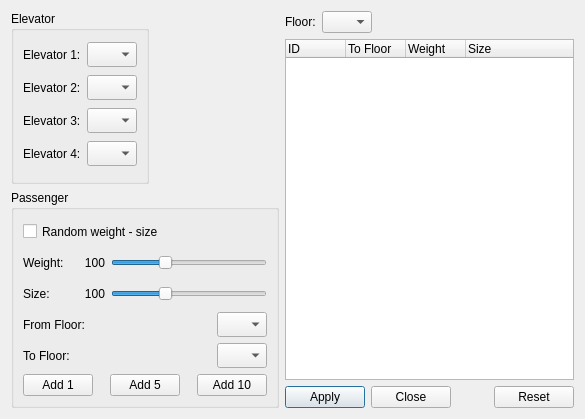
<?xml version="1.0" encoding="UTF-8"?>
<ui version="4.0">
 <class>SettingDialog</class>
 <widget class="QDialog" name="SettingDialog">
  <property name="geometry">
   <rect>
    <x>0</x>
    <y>0</y>
    <width>585</width>
    <height>419</height>
   </rect>
  </property>
  <property name="windowTitle">
   <string>Dialog</string>
  </property>
  <layout class="QGridLayout" name="gridLayout_3">
   <item row="0" column="2" rowspan="2">
    <layout class="QVBoxLayout" name="verticalLayout">
     <item>
      <layout class="QHBoxLayout" name="horizontalLayout_2">
       <item>
        <widget class="QLabel" name="label_5">
         <property name="maximumSize">
          <size>
           <width>75</width>
           <height>25</height>
          </size>
         </property>
         <property name="text">
          <string>Floor:</string>
         </property>
        </widget>
       </item>
       <item>
        <widget class="QComboBox" name="floorComboBox">
         <property name="maximumSize">
          <size>
           <width>50</width>
           <height>25</height>
          </size>
         </property>
        </widget>
       </item>
       <item>
        <spacer name="horizontalSpacer_6">
         <property name="orientation">
          <enum>Qt::Horizontal</enum>
         </property>
         <property name="sizeHint" stdset="0">
          <size>
           <width>32</width>
           <height>17</height>
          </size>
         </property>
        </spacer>
       </item>
      </layout>
     </item>
     <item>
      <widget class="QTreeWidget" name="treeWidget">
       <property name="minimumSize">
        <size>
         <width>0</width>
         <height>300</height>
        </size>
       </property>
       <property name="columnCount">
        <number>4</number>
       </property>
       <attribute name="headerDefaultSectionSize">
        <number>60</number>
       </attribute>
       <attribute name="headerMinimumSectionSize">
        <number>60</number>
       </attribute>
       <column>
        <property name="text">
         <string>ID</string>
        </property>
       </column>
       <column>
        <property name="text">
         <string>To Floor</string>
        </property>
       </column>
       <column>
        <property name="text">
         <string>Weight</string>
        </property>
       </column>
       <column>
        <property name="text">
         <string>Size</string>
        </property>
       </column>
      </widget>
     </item>
    </layout>
   </item>
   <item row="0" column="1">
    <spacer name="horizontalSpacer_5">
     <property name="orientation">
      <enum>Qt::Horizontal</enum>
     </property>
     <property name="sizeHint" stdset="0">
      <size>
       <width>111</width>
       <height>20</height>
      </size>
     </property>
    </spacer>
   </item>
   <item row="0" column="0">
    <widget class="QGroupBox" name="groupBox_2">
     <property name="title">
      <string>Elevator</string>
     </property>
     <layout class="QGridLayout" name="gridLayout_2">
      <item row="0" column="0">
       <widget class="QLabel" name="label">
        <property name="maximumSize">
         <size>
          <width>75</width>
          <height>25</height>
         </size>
        </property>
        <property name="text">
         <string>Elevator 1:</string>
        </property>
       </widget>
      </item>
      <item row="0" column="1">
       <widget class="QComboBox" name="elevator1ComboBox">
        <property name="maximumSize">
         <size>
          <width>50</width>
          <height>25</height>
         </size>
        </property>
       </widget>
      </item>
      <item row="1" column="0">
       <widget class="QLabel" name="label_2">
        <property name="maximumSize">
         <size>
          <width>75</width>
          <height>25</height>
         </size>
        </property>
        <property name="text">
         <string>Elevator 2:</string>
        </property>
       </widget>
      </item>
      <item row="1" column="1">
       <widget class="QComboBox" name="elevator2ComboBox">
        <property name="maximumSize">
         <size>
          <width>50</width>
          <height>25</height>
         </size>
        </property>
       </widget>
      </item>
      <item row="2" column="0">
       <widget class="QLabel" name="label_3">
        <property name="maximumSize">
         <size>
          <width>75</width>
          <height>25</height>
         </size>
        </property>
        <property name="text">
         <string>Elevator 3:</string>
        </property>
       </widget>
      </item>
      <item row="2" column="1">
       <widget class="QComboBox" name="elevator3ComboBox">
        <property name="maximumSize">
         <size>
          <width>50</width>
          <height>25</height>
         </size>
        </property>
       </widget>
      </item>
      <item row="3" column="0">
       <widget class="QLabel" name="label_4">
        <property name="maximumSize">
         <size>
          <width>75</width>
          <height>25</height>
         </size>
        </property>
        <property name="text">
         <string>Elevator 4:</string>
        </property>
       </widget>
      </item>
      <item row="3" column="1">
       <widget class="QComboBox" name="elevator4ComboBox">
        <property name="maximumSize">
         <size>
          <width>50</width>
          <height>25</height>
         </size>
        </property>
       </widget>
      </item>
     </layout>
    </widget>
   </item>
   <item row="2" column="2">
    <layout class="QHBoxLayout" name="horizontalLayout_3">
     <item>
      <widget class="QPushButton" name="okButton">
       <property name="text">
        <string>Apply</string>
       </property>
      </widget>
     </item>
     <item>
      <widget class="QPushButton" name="cancelButton">
       <property name="text">
        <string>Close</string>
       </property>
      </widget>
     </item>
     <item>
      <spacer name="horizontalSpacer_4">
       <property name="orientation">
        <enum>Qt::Horizontal</enum>
       </property>
       <property name="sizeHint" stdset="0">
        <size>
         <width>40</width>
         <height>20</height>
        </size>
       </property>
      </spacer>
     </item>
     <item>
      <widget class="QPushButton" name="resetButton">
       <property name="text">
        <string>Reset</string>
       </property>
      </widget>
     </item>
    </layout>
   </item>
   <item row="1" column="0" rowspan="2" colspan="2">
    <widget class="QGroupBox" name="groupBox">
     <property name="maximumSize">
      <size>
       <width>300</width>
       <height>16777215</height>
      </size>
     </property>
     <property name="title">
      <string>Passenger</string>
     </property>
     <layout class="QVBoxLayout" name="verticalLayout_2">
      <item>
       <widget class="QCheckBox" name="checkBox">
        <property name="minimumSize">
         <size>
          <width>0</width>
          <height>25</height>
         </size>
        </property>
        <property name="maximumSize">
         <size>
          <width>16777215</width>
          <height>25</height>
         </size>
        </property>
        <property name="layoutDirection">
         <enum>Qt::LeftToRight</enum>
        </property>
        <property name="text">
         <string>Random weight - size</string>
        </property>
        <property name="tristate">
         <bool>false</bool>
        </property>
       </widget>
      </item>
      <item>
       <layout class="QGridLayout" name="gridLayout_4">
        <item row="0" column="0">
         <widget class="QLabel" name="label_7">
          <property name="minimumSize">
           <size>
            <width>0</width>
            <height>25</height>
           </size>
          </property>
          <property name="maximumSize">
           <size>
            <width>55</width>
            <height>25</height>
           </size>
          </property>
          <property name="text">
           <string>Weight:</string>
          </property>
         </widget>
        </item>
        <item row="0" column="1">
         <widget class="QLabel" name="passengerWeightLabel">
          <property name="minimumSize">
           <size>
            <width>35</width>
            <height>0</height>
           </size>
          </property>
          <property name="maximumSize">
           <size>
            <width>35</width>
            <height>25</height>
           </size>
          </property>
          <property name="text">
           <string>100</string>
          </property>
          <property name="alignment">
           <set>Qt::AlignRight|Qt::AlignTrailing|Qt::AlignVCenter</set>
          </property>
         </widget>
        </item>
        <item row="0" column="2">
         <widget class="QSlider" name="passengerWeightSlider">
          <property name="minimumSize">
           <size>
            <width>100</width>
            <height>0</height>
           </size>
          </property>
          <property name="minimum">
           <number>30</number>
          </property>
          <property name="maximum">
           <number>120</number>
          </property>
          <property name="singleStep">
           <number>1</number>
          </property>
          <property name="value">
           <number>60</number>
          </property>
          <property name="tracking">
           <bool>true</bool>
          </property>
          <property name="orientation">
           <enum>Qt::Horizontal</enum>
          </property>
          <property name="invertedAppearance">
           <bool>false</bool>
          </property>
          <property name="invertedControls">
           <bool>false</bool>
          </property>
          <property name="tickPosition">
           <enum>QSlider::NoTicks</enum>
          </property>
          <property name="tickInterval">
           <number>0</number>
          </property>
         </widget>
        </item>
        <item row="1" column="0">
         <widget class="QLabel" name="label_8">
          <property name="minimumSize">
           <size>
            <width>0</width>
            <height>25</height>
           </size>
          </property>
          <property name="maximumSize">
           <size>
            <width>55</width>
            <height>25</height>
           </size>
          </property>
          <property name="text">
           <string>Size:</string>
          </property>
         </widget>
        </item>
        <item row="1" column="1">
         <widget class="QLabel" name="passengerSizeLabel">
          <property name="minimumSize">
           <size>
            <width>35</width>
            <height>0</height>
           </size>
          </property>
          <property name="maximumSize">
           <size>
            <width>35</width>
            <height>30</height>
           </size>
          </property>
          <property name="text">
           <string>100</string>
          </property>
          <property name="alignment">
           <set>Qt::AlignRight|Qt::AlignTrailing|Qt::AlignVCenter</set>
          </property>
         </widget>
        </item>
        <item row="1" column="2">
         <widget class="QSlider" name="passengerSizeSlider">
          <property name="minimumSize">
           <size>
            <width>100</width>
            <height>0</height>
           </size>
          </property>
          <property name="minimum">
           <number>600</number>
          </property>
          <property name="maximum">
           <number>1800</number>
          </property>
          <property name="pageStep">
           <number>100</number>
          </property>
          <property name="value">
           <number>1000</number>
          </property>
          <property name="orientation">
           <enum>Qt::Horizontal</enum>
          </property>
         </widget>
        </item>
       </layout>
      </item>
      <item>
       <layout class="QGridLayout" name="gridLayout">
        <item row="0" column="0">
         <widget class="QLabel" name="label_12">
          <property name="minimumSize">
           <size>
            <width>0</width>
            <height>25</height>
           </size>
          </property>
          <property name="maximumSize">
           <size>
            <width>90</width>
            <height>25</height>
           </size>
          </property>
          <property name="text">
           <string>From Floor:</string>
          </property>
         </widget>
        </item>
        <item row="0" column="1">
         <spacer name="horizontalSpacer_2">
          <property name="orientation">
           <enum>Qt::Horizontal</enum>
          </property>
          <property name="sizeHint" stdset="0">
           <size>
            <width>84</width>
            <height>22</height>
           </size>
          </property>
         </spacer>
        </item>
        <item row="0" column="2">
         <widget class="QComboBox" name="passengerFromFloorComboBox">
          <property name="maximumSize">
           <size>
            <width>50</width>
            <height>25</height>
           </size>
          </property>
         </widget>
        </item>
        <item row="1" column="0">
         <widget class="QLabel" name="label_9">
          <property name="minimumSize">
           <size>
            <width>0</width>
            <height>25</height>
           </size>
          </property>
          <property name="maximumSize">
           <size>
            <width>90</width>
            <height>25</height>
           </size>
          </property>
          <property name="text">
           <string>To Floor:</string>
          </property>
         </widget>
        </item>
        <item row="1" column="1">
         <spacer name="horizontalSpacer_3">
          <property name="orientation">
           <enum>Qt::Horizontal</enum>
          </property>
          <property name="sizeHint" stdset="0">
           <size>
            <width>84</width>
            <height>22</height>
           </size>
          </property>
         </spacer>
        </item>
        <item row="1" column="2">
         <widget class="QComboBox" name="passengerToFloorComboBox">
          <property name="maximumSize">
           <size>
            <width>50</width>
            <height>25</height>
           </size>
          </property>
         </widget>
        </item>
       </layout>
      </item>
      <item>
       <layout class="QHBoxLayout" name="horizontalLayout">
        <item>
         <widget class="QPushButton" name="add1Button">
          <property name="minimumSize">
           <size>
            <width>70</width>
            <height>0</height>
           </size>
          </property>
          <property name="maximumSize">
           <size>
            <width>70</width>
            <height>16777215</height>
           </size>
          </property>
          <property name="text">
           <string>Add 1</string>
          </property>
         </widget>
        </item>
        <item>
         <spacer name="horizontalSpacer_8">
          <property name="orientation">
           <enum>Qt::Horizontal</enum>
          </property>
          <property name="sizeHint" stdset="0">
           <size>
            <width>13</width>
            <height>17</height>
           </size>
          </property>
         </spacer>
        </item>
        <item>
         <widget class="QPushButton" name="add5Button">
          <property name="minimumSize">
           <size>
            <width>70</width>
            <height>0</height>
           </size>
          </property>
          <property name="maximumSize">
           <size>
            <width>70</width>
            <height>16777215</height>
           </size>
          </property>
          <property name="text">
           <string>Add 5</string>
          </property>
         </widget>
        </item>
        <item>
         <spacer name="horizontalSpacer_7">
          <property name="orientation">
           <enum>Qt::Horizontal</enum>
          </property>
          <property name="sizeHint" stdset="0">
           <size>
            <width>13</width>
            <height>17</height>
           </size>
          </property>
         </spacer>
        </item>
        <item>
         <widget class="QPushButton" name="add10Button">
          <property name="minimumSize">
           <size>
            <width>70</width>
            <height>0</height>
           </size>
          </property>
          <property name="maximumSize">
           <size>
            <width>70</width>
            <height>16777215</height>
           </size>
          </property>
          <property name="text">
           <string>Add 10</string>
          </property>
         </widget>
        </item>
       </layout>
      </item>
     </layout>
    </widget>
   </item>
  </layout>
 </widget>
 <resources/>
 <connections>
  <connection>
   <sender>cancelButton</sender>
   <signal>clicked()</signal>
   <receiver>SettingDialog</receiver>
   <slot>reject()</slot>
   <hints>
    <hint type="sourcelabel">
     <x>423</x>
     <y>356</y>
    </hint>
    <hint type="destinationlabel">
     <x>464</x>
     <y>373</y>
    </hint>
   </hints>
  </connection>
 </connections>
</ui>
